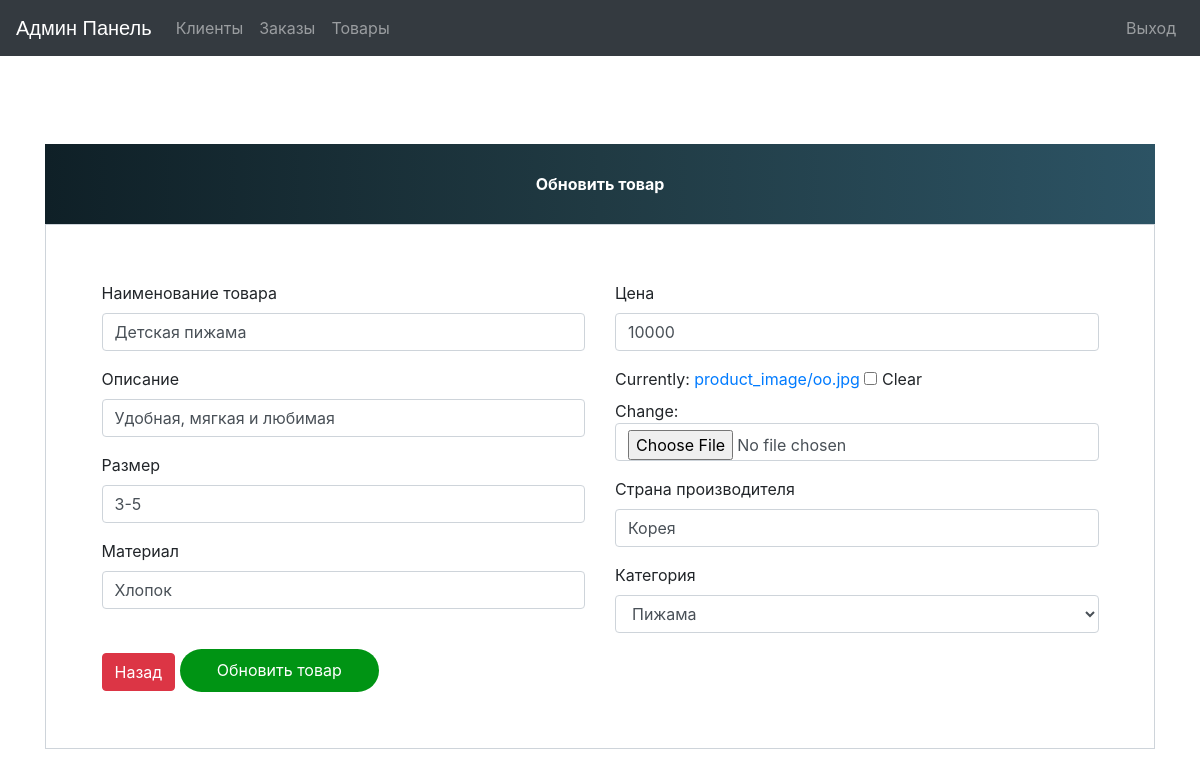
The app's page /update-product/9 (signed in) with its own data.
### ecom/models.py (models this page shows, shortened)
class Product(models.Model):
    name = models.CharField(max_length=40)
    product_image = models.ImageField(upload_to='product_image/', null=True, blank=True)
    price = models.PositiveIntegerField()
    description = models.CharField(max_length=40)
    category = models.ForeignKey(Category, on_delete=models.CASCADE, null=True)
    size = models.CharField(max_length=20, null=True)
    country_of_origin = models.CharField(max_length=40, null=True)
    material = models.CharField(max_length=40, null=True)
    views = models.PositiveIntegerField(default=0)  # New field for views

### ecom/views.py (the view)
# urls.py: path('update-product/<int:pk>', views.update_product_view,name='update-product'),
@login_required(login_url='adminlogin')
def update_product_view(request,pk):
    product=models.Product.objects.get(id=pk)
    productForm=forms.ProductForm(instance=product)
    if request.method=='POST':
        productForm=forms.ProductForm(request.POST,request.FILES,instance=product)
        if productForm.is_valid():
            productForm.save()
            return redirect('admin-products')
    return render(request,'ecom/admin_update_product.html',{'productForm':productForm})

### ecom/forms.py
class ProductForm(forms.ModelForm):
    class Meta:
        model = models.Product
        fields = ['name', 'price', 'description', 'product_image', 'size', 'country_of_origin', 'material', 'category']

### ecom/models.py (called while the page is built)
    def __str__(self):
        return self.name

### templates/ecom/admin_update_product.html (shortened to what this page needs)
{% extends 'ecom/admin_base.html' %}
{% load widget_tweaks %}
{% block content %}
<head>
  <link href="//maxcdn.bootstrapcdn.com/bootstrap/4.1.1/css/bootstrap.min.css" rel="stylesheet" id="bootstrap-css">
</head>
<br><br><br><br><br><br>
<form method="post" enctype="multipart/form-data">
  <div class="container register-form">
    <div class="form">
      <div class="note">
        <p>Обновить товар</p>
      </div>
      <div class="form-content">
        <div class="row">
          <div class="col-md-6">
            <div class="form-group">
              <label for="">Наименование товара</label>
              {% render_field productForm.name class="form-control" placeholder="Имя товара" %}
            </div>
            <div class="form-group">
              <label for="">Описание</label>
              {% render_field productForm.description class="form-control" placeholder="Описание" %}
            </div>
             <div class="form-group">
              <label for="">Размер</label>
              {% render_field productForm.size class="form-control" placeholder="Размер" %}
            </div>
                        <div class="form-group">
              <label for="">Материал</label>
              {% render_field productForm.material class="form-control" placeholder="Материал" %}
            </div>
          </div>
          <div class="col-md-6">
            <div class="form-group">
              <label for="">Цена</label>
              {% render_field productForm.price class="form-control" placeholder="Цена" %}
            </div>
            <div class="form-group">
              {% render_field productForm.product_image class="form-control" placeholder="Фото товара" %}
            </div>
<div class="form-group">
              <label for="">Страна производителя</label>
              {% render_field productForm.country_of_origin class="form-control" placeholder="Страна производитель" %}
            </div>
<div class="form-group">
    <label for="">Категория</label>
    {% render_field productForm.category class="form-control" %}
</div>
          </div>
        </div>
                            <a class="btn btn-danger" href="javascript:history.back()">Назад</a>
        <button type="submit" class="btnSubmit">Обновить товар</button>
      </div>
    </div>
  </div>
</form>
{% endblock content %}

### templates/ecom/admin_base.html (style rules this page uses)
p { text-align: center; }

### templates/ecom/admin_update_product.html (style rules this page uses)
a:link { text-decoration: none; }
.note { text-align: center; height: 80px; background: #0F2027; background: -webkit-linear-gradient(to left, #2C5364, #203A43, #0F2027); background: linear-gradient(to left, #2C5364, #203A43, #0F2027); color: #fff; font-weight: bold; line-height: 80px; }
.form-content { padding: 5%; border: 1px solid #ced4da; margin-bottom: 2%; }
.form-control { border-radius: 1.5rem; }
.btnSubmit { border: none; border-radius: 1.5rem; padding: 1%; width: 20%; cursor: pointer; background: #009414; color: #fff; }

### records on screen
Product: name "Детская пижама", description "Удобная, мягкая и любимая", size "3-5", material "Хлопок", price "10000", country_of_origin "Корея", category "Пижама"
